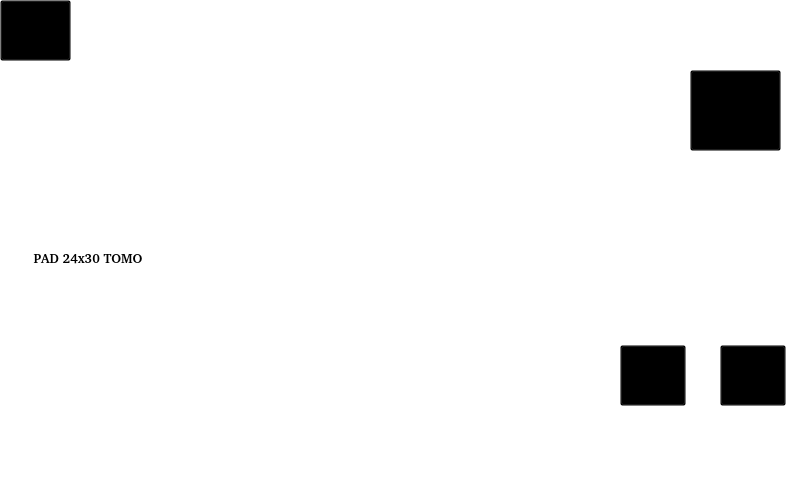
<?xml version="1.0" encoding="UTF-8"?>
<ui version="4.0">
 <class>analogUI</class>
 <widget class="QWidget" name="analogUI">
  <property name="geometry">
   <rect>
    <x>0</x>
    <y>0</y>
    <width>800</width>
    <height>480</height>
   </rect>
  </property>
  <property name="windowTitle">
   <string notr="true">Form</string>
  </property>
  <property name="styleSheet">
   <string notr="true">background-color:rgb(0,0,0,0);
background-image:url(:/paginaOperativaAnalogica/paginaOperativaAnalogica/backgroundOperativoAnalogico.png);</string>
  </property>
  <widget class="QFrame" name="ServicePanelMenuFrame">
   <property name="enabled">
    <bool>true</bool>
   </property>
   <property name="geometry">
    <rect>
     <x>0</x>
     <y>0</y>
     <width>800</width>
     <height>480</height>
    </rect>
   </property>
   <property name="styleSheet">
    <string notr="true">border-image: url(:/transparent.png);</string>
   </property>
   <property name="frameShape">
    <enum>QFrame::StyledPanel</enum>
   </property>
   <property name="frameShadow">
    <enum>QFrame::Raised</enum>
   </property>
   <widget class="QPushButton" name="exitButton">
    <property name="geometry">
     <rect>
      <x>0</x>
      <y>0</y>
      <width>71</width>
      <height>61</height>
     </rect>
    </property>
    <property name="text">
     <string/>
    </property>
   </widget>
   <widget class="QGraphicsView" name="comandi">
    <property name="enabled">
     <bool>true</bool>
    </property>
    <property name="geometry">
     <rect>
      <x>164</x>
      <y>3</y>
      <width>473</width>
      <height>473</height>
     </rect>
    </property>
    <property name="sizePolicy">
     <sizepolicy hsizetype="Ignored" vsizetype="Ignored">
      <horstretch>0</horstretch>
      <verstretch>0</verstretch>
     </sizepolicy>
    </property>
    <property name="styleSheet">
     <string notr="true">background-image: url(:/paginaOperativaAnalogica/paginaOperativaAnalogica/pannelloComandi.png);</string>
    </property>
    <property name="frameShape">
     <enum>QFrame::NoFrame</enum>
    </property>
    <property name="frameShadow">
     <enum>QFrame::Plain</enum>
    </property>
    <property name="lineWidth">
     <number>0</number>
    </property>
    <property name="verticalScrollBarPolicy">
     <enum>Qt::ScrollBarAlwaysOff</enum>
    </property>
    <property name="horizontalScrollBarPolicy">
     <enum>Qt::ScrollBarAlwaysOff</enum>
    </property>
    <property name="backgroundBrush">
     <brush brushstyle="NoBrush">
      <color alpha="0">
       <red>0</red>
       <green>0</green>
       <blue>0</blue>
      </color>
     </brush>
    </property>
    <property name="foregroundBrush">
     <brush brushstyle="NoBrush">
      <color alpha="0">
       <red>0</red>
       <green>0</green>
       <blue>0</blue>
      </color>
     </brush>
    </property>
    <property name="sceneRect">
     <rectf>
      <x>0.000000000000000</x>
      <y>0.000000000000000</y>
      <width>473.000000000000000</width>
      <height>473.000000000000000</height>
     </rectf>
    </property>
    <property name="alignment">
     <set>Qt::AlignLeading|Qt::AlignLeft|Qt::AlignTop</set>
    </property>
    <property name="resizeAnchor">
     <enum>QGraphicsView::AnchorViewCenter</enum>
    </property>
   </widget>
   <widget class="QGraphicsView" name="spessore">
    <property name="geometry">
     <rect>
      <x>20</x>
      <y>70</y>
      <width>126</width>
      <height>126</height>
     </rect>
    </property>
    <property name="sizePolicy">
     <sizepolicy hsizetype="Ignored" vsizetype="Ignored">
      <horstretch>0</horstretch>
      <verstretch>0</verstretch>
     </sizepolicy>
    </property>
    <property name="styleSheet">
     <string notr="true">background-image: url(:/paginaOperativaAnalogica/paginaOperativaAnalogica/spessore.png);</string>
    </property>
    <property name="frameShape">
     <enum>QFrame::NoFrame</enum>
    </property>
    <property name="frameShadow">
     <enum>QFrame::Plain</enum>
    </property>
    <property name="lineWidth">
     <number>0</number>
    </property>
    <property name="verticalScrollBarPolicy">
     <enum>Qt::ScrollBarAlwaysOff</enum>
    </property>
    <property name="horizontalScrollBarPolicy">
     <enum>Qt::ScrollBarAlwaysOff</enum>
    </property>
    <property name="backgroundBrush">
     <brush brushstyle="NoBrush">
      <color alpha="0">
       <red>0</red>
       <green>0</green>
       <blue>0</blue>
      </color>
     </brush>
    </property>
    <property name="foregroundBrush">
     <brush brushstyle="NoBrush">
      <color alpha="0">
       <red>0</red>
       <green>0</green>
       <blue>0</blue>
      </color>
     </brush>
    </property>
    <property name="sceneRect">
     <rectf>
      <x>0.000000000000000</x>
      <y>0.000000000000000</y>
      <width>126.000000000000000</width>
      <height>126.000000000000000</height>
     </rectf>
    </property>
    <property name="alignment">
     <set>Qt::AlignLeading|Qt::AlignLeft|Qt::AlignTop</set>
    </property>
    <property name="resizeAnchor">
     <enum>QGraphicsView::AnchorViewCenter</enum>
    </property>
   </widget>
   <widget class="QGraphicsView" name="forza">
    <property name="geometry">
     <rect>
      <x>20</x>
      <y>285</y>
      <width>126</width>
      <height>126</height>
     </rect>
    </property>
    <property name="styleSheet">
     <string notr="true">background-image: url(:/paginaOperativaAnalogica/paginaOperativaAnalogica/forza.png);</string>
    </property>
    <property name="frameShape">
     <enum>QFrame::NoFrame</enum>
    </property>
    <property name="frameShadow">
     <enum>QFrame::Plain</enum>
    </property>
    <property name="lineWidth">
     <number>0</number>
    </property>
    <property name="verticalScrollBarPolicy">
     <enum>Qt::ScrollBarAlwaysOff</enum>
    </property>
    <property name="horizontalScrollBarPolicy">
     <enum>Qt::ScrollBarAlwaysOff</enum>
    </property>
    <property name="backgroundBrush">
     <brush brushstyle="NoBrush">
      <color alpha="0">
       <red>0</red>
       <green>0</green>
       <blue>0</blue>
      </color>
     </brush>
    </property>
    <property name="foregroundBrush">
     <brush brushstyle="NoBrush">
      <color alpha="0">
       <red>0</red>
       <green>0</green>
       <blue>0</blue>
      </color>
     </brush>
    </property>
    <property name="sceneRect">
     <rectf>
      <x>0.000000000000000</x>
      <y>0.000000000000000</y>
      <width>126.000000000000000</width>
      <height>126.000000000000000</height>
     </rectf>
    </property>
    <property name="alignment">
     <set>Qt::AlignLeading|Qt::AlignLeft|Qt::AlignTop</set>
    </property>
    <property name="resizeAnchor">
     <enum>QGraphicsView::AnchorViewCenter</enum>
    </property>
   </widget>
   <widget class="QFrame" name="sblocco">
    <property name="geometry">
     <rect>
      <x>715</x>
      <y>335</y>
      <width>81</width>
      <height>81</height>
     </rect>
    </property>
    <property name="styleSheet">
     <string notr="true">background-image: url(:/paginaOperativaAnalogica/paginaOperativaAnalogica/sblocco.png);</string>
    </property>
    <property name="frameShape">
     <enum>QFrame::StyledPanel</enum>
    </property>
    <property name="frameShadow">
     <enum>QFrame::Raised</enum>
    </property>
    <widget class="QPushButton" name="sblocco_compressore">
     <property name="geometry">
      <rect>
       <x>5</x>
       <y>10</y>
       <width>66</width>
       <height>61</height>
      </rect>
     </property>
     <property name="styleSheet">
      <string notr="true">background-image: url(:/transparent.png);</string>
     </property>
     <property name="text">
      <string/>
     </property>
    </widget>
   </widget>
   <widget class="QGraphicsView" name="kv">
    <property name="geometry">
     <rect>
      <x>360</x>
      <y>25</y>
      <width>126</width>
      <height>126</height>
     </rect>
    </property>
    <property name="styleSheet">
     <string notr="true">background-image: url(:/paginaOperativaAnalogica/paginaOperativaAnalogica/forza.png);</string>
    </property>
    <property name="frameShape">
     <enum>QFrame::NoFrame</enum>
    </property>
    <property name="frameShadow">
     <enum>QFrame::Plain</enum>
    </property>
    <property name="lineWidth">
     <number>0</number>
    </property>
    <property name="verticalScrollBarPolicy">
     <enum>Qt::ScrollBarAlwaysOff</enum>
    </property>
    <property name="horizontalScrollBarPolicy">
     <enum>Qt::ScrollBarAlwaysOff</enum>
    </property>
    <property name="backgroundBrush">
     <brush brushstyle="NoBrush">
      <color alpha="0">
       <red>0</red>
       <green>0</green>
       <blue>0</blue>
      </color>
     </brush>
    </property>
    <property name="foregroundBrush">
     <brush brushstyle="NoBrush">
      <color alpha="0">
       <red>0</red>
       <green>0</green>
       <blue>0</blue>
      </color>
     </brush>
    </property>
    <property name="sceneRect">
     <rectf>
      <x>0.000000000000000</x>
      <y>0.000000000000000</y>
      <width>473.000000000000000</width>
      <height>473.000000000000000</height>
     </rectf>
    </property>
    <property name="alignment">
     <set>Qt::AlignLeading|Qt::AlignLeft|Qt::AlignTop</set>
    </property>
   </widget>
   <widget class="QGraphicsView" name="proiezioni">
    <property name="geometry">
     <rect>
      <x>360</x>
      <y>155</y>
      <width>126</width>
      <height>126</height>
     </rect>
    </property>
    <property name="styleSheet">
     <string notr="true">background-image: url(:/paginaOperativaAnalogica/paginaOperativaAnalogica/forza.png);</string>
    </property>
    <property name="frameShape">
     <enum>QFrame::NoFrame</enum>
    </property>
    <property name="frameShadow">
     <enum>QFrame::Plain</enum>
    </property>
    <property name="lineWidth">
     <number>0</number>
    </property>
    <property name="verticalScrollBarPolicy">
     <enum>Qt::ScrollBarAlwaysOff</enum>
    </property>
    <property name="horizontalScrollBarPolicy">
     <enum>Qt::ScrollBarAlwaysOff</enum>
    </property>
    <property name="backgroundBrush">
     <brush brushstyle="NoBrush">
      <color alpha="0">
       <red>0</red>
       <green>0</green>
       <blue>0</blue>
      </color>
     </brush>
    </property>
    <property name="foregroundBrush">
     <brush brushstyle="NoBrush">
      <color alpha="0">
       <red>0</red>
       <green>0</green>
       <blue>0</blue>
      </color>
     </brush>
    </property>
    <property name="sceneRect">
     <rectf>
      <x>0.000000000000000</x>
      <y>0.000000000000000</y>
      <width>473.000000000000000</width>
      <height>473.000000000000000</height>
     </rectf>
    </property>
    <property name="alignment">
     <set>Qt::AlignLeading|Qt::AlignLeft|Qt::AlignTop</set>
    </property>
   </widget>
   <widget class="QGraphicsView" name="mAs">
    <property name="geometry">
     <rect>
      <x>355</x>
      <y>315</y>
      <width>126</width>
      <height>126</height>
     </rect>
    </property>
    <property name="styleSheet">
     <string notr="true">background-image: url(:/paginaOperativaAnalogica/paginaOperativaAnalogica/forza.png);</string>
    </property>
    <property name="frameShape">
     <enum>QFrame::NoFrame</enum>
    </property>
    <property name="frameShadow">
     <enum>QFrame::Plain</enum>
    </property>
    <property name="lineWidth">
     <number>0</number>
    </property>
    <property name="verticalScrollBarPolicy">
     <enum>Qt::ScrollBarAlwaysOff</enum>
    </property>
    <property name="horizontalScrollBarPolicy">
     <enum>Qt::ScrollBarAlwaysOff</enum>
    </property>
    <property name="backgroundBrush">
     <brush brushstyle="NoBrush">
      <color alpha="0">
       <red>0</red>
       <green>0</green>
       <blue>0</blue>
      </color>
     </brush>
    </property>
    <property name="foregroundBrush">
     <brush brushstyle="NoBrush">
      <color alpha="0">
       <red>0</red>
       <green>0</green>
       <blue>0</blue>
      </color>
     </brush>
    </property>
    <property name="sceneRect">
     <rectf>
      <x>0.000000000000000</x>
      <y>0.000000000000000</y>
      <width>473.000000000000000</width>
      <height>473.000000000000000</height>
     </rectf>
    </property>
    <property name="alignment">
     <set>Qt::AlignLeading|Qt::AlignLeft|Qt::AlignTop</set>
    </property>
   </widget>
   <widget class="QGraphicsView" name="options">
    <property name="geometry">
     <rect>
      <x>215</x>
      <y>175</y>
      <width>126</width>
      <height>126</height>
     </rect>
    </property>
    <property name="styleSheet">
     <string notr="true">background-image: url(:/paginaOperativaAnalogica/paginaOperativaAnalogica/forza.png);</string>
    </property>
    <property name="frameShape">
     <enum>QFrame::NoFrame</enum>
    </property>
    <property name="frameShadow">
     <enum>QFrame::Plain</enum>
    </property>
    <property name="lineWidth">
     <number>0</number>
    </property>
    <property name="verticalScrollBarPolicy">
     <enum>Qt::ScrollBarAlwaysOff</enum>
    </property>
    <property name="horizontalScrollBarPolicy">
     <enum>Qt::ScrollBarAlwaysOff</enum>
    </property>
    <property name="backgroundBrush">
     <brush brushstyle="NoBrush">
      <color alpha="0">
       <red>0</red>
       <green>0</green>
       <blue>0</blue>
      </color>
     </brush>
    </property>
    <property name="foregroundBrush">
     <brush brushstyle="NoBrush">
      <color alpha="0">
       <red>0</red>
       <green>0</green>
       <blue>0</blue>
      </color>
     </brush>
    </property>
    <property name="sceneRect">
     <rectf>
      <x>0.000000000000000</x>
      <y>0.000000000000000</y>
      <width>473.000000000000000</width>
      <height>473.000000000000000</height>
     </rectf>
    </property>
    <property name="alignment">
     <set>Qt::AlignLeading|Qt::AlignLeft|Qt::AlignTop</set>
    </property>
   </widget>
   <widget class="QFrame" name="pad">
    <property name="geometry">
     <rect>
      <x>15</x>
      <y>200</y>
      <width>141</width>
      <height>81</height>
     </rect>
    </property>
    <property name="styleSheet">
     <string notr="true">background-image: url(:/transparent.png);</string>
    </property>
    <property name="frameShape">
     <enum>QFrame::StyledPanel</enum>
    </property>
    <property name="frameShadow">
     <enum>QFrame::Raised</enum>
    </property>
    <widget class="QFrame" name="padpix">
     <property name="geometry">
      <rect>
       <x>20</x>
       <y>15</y>
       <width>101</width>
       <height>36</height>
      </rect>
     </property>
     <property name="styleSheet">
      <string notr="true">background-image: url(:/transparent.png);
border-image: url(:/Sym/Sym/pad.png);</string>
     </property>
     <property name="frameShape">
      <enum>QFrame::StyledPanel</enum>
     </property>
     <property name="frameShadow">
      <enum>QFrame::Raised</enum>
     </property>
    </widget>
    <widget class="QLabel" name="padname">
     <property name="geometry">
      <rect>
       <x>5</x>
       <y>45</y>
       <width>136</width>
       <height>26</height>
      </rect>
     </property>
     <property name="font">
      <font>
       <family>Bitstream Charter</family>
       <pointsize>10</pointsize>
       <weight>75</weight>
       <bold>true</bold>
      </font>
     </property>
     <property name="text">
      <string notr="true">PAD 24x30 TOMO</string>
     </property>
     <property name="alignment">
      <set>Qt::AlignCenter</set>
     </property>
    </widget>
   </widget>
   <widget class="QFrame" name="unlock_pad">
    <property name="geometry">
     <rect>
      <x>105</x>
      <y>430</y>
      <width>71</width>
      <height>36</height>
     </rect>
    </property>
    <property name="styleSheet">
     <string notr="true">background-image: url(:/transparent.png);
border-image: url(:/AlarmPage/AlarmPage/Unlocked_Pad.png);</string>
    </property>
    <property name="frameShape">
     <enum>QFrame::StyledPanel</enum>
    </property>
    <property name="frameShadow">
     <enum>QFrame::Raised</enum>
    </property>
   </widget>
   <widget class="QFrame" name="alarm_frame">
    <property name="geometry">
     <rect>
      <x>685</x>
      <y>65</y>
      <width>101</width>
      <height>96</height>
     </rect>
    </property>
    <property name="styleSheet">
     <string notr="true">
background-image:url(:/AlarmPage/AlarmPage/alarmPix.png)</string>
    </property>
    <property name="frameShape">
     <enum>QFrame::StyledPanel</enum>
    </property>
    <property name="frameShadow">
     <enum>QFrame::Raised</enum>
    </property>
    <widget class="QPushButton" name="alarm_butt">
     <property name="geometry">
      <rect>
       <x>5</x>
       <y>5</y>
       <width>91</width>
       <height>81</height>
      </rect>
     </property>
     <property name="styleSheet">
      <string notr="true">background-image: url(:/transparent.png);</string>
     </property>
     <property name="text">
      <string/>
     </property>
    </widget>
   </widget>
   <widget class="QFrame" name="unlock_compressor">
    <property name="geometry">
     <rect>
      <x>10</x>
      <y>425</y>
      <width>76</width>
      <height>46</height>
     </rect>
    </property>
    <property name="styleSheet">
     <string notr="true">background-image: url(:/transparent.png);
border-image: url(:/AlarmPage/AlarmPage/Unlocked_Compressor.png);</string>
    </property>
    <property name="frameShape">
     <enum>QFrame::StyledPanel</enum>
    </property>
    <property name="frameShadow">
     <enum>QFrame::Raised</enum>
    </property>
   </widget>
   <widget class="QFrame" name="frameAttesaDati">
    <property name="geometry">
     <rect>
      <x>125</x>
      <y>25</y>
      <width>26</width>
      <height>21</height>
     </rect>
    </property>
    <property name="styleSheet">
     <string notr="true">background-image: url(:/attesa.png);</string>
    </property>
    <property name="frameShape">
     <enum>QFrame::StyledPanel</enum>
    </property>
    <property name="frameShadow">
     <enum>QFrame::Raised</enum>
    </property>
   </widget>
   <widget class="QFrame" name="frameExposedCassette">
    <property name="geometry">
     <rect>
      <x>600</x>
      <y>0</y>
      <width>10</width>
      <height>10</height>
     </rect>
    </property>
    <property name="styleSheet">
     <string notr="true">background-image: url(:/transparent.png);</string>
    </property>
    <property name="frameShape">
     <enum>QFrame::StyledPanel</enum>
    </property>
    <property name="frameShadow">
     <enum>QFrame::Raised</enum>
    </property>
    <widget class="QFrame" name="frame_3">
     <property name="geometry">
      <rect>
       <x>10</x>
       <y>10</y>
       <width>61</width>
       <height>66</height>
      </rect>
     </property>
     <property name="styleSheet">
      <string notr="true">border-image: url(:/Sym/Sym/POTTER-BUCKY-NO_CASSETTA.png);</string>
     </property>
     <property name="frameShape">
      <enum>QFrame::StyledPanel</enum>
     </property>
     <property name="frameShadow">
      <enum>QFrame::Raised</enum>
     </property>
    </widget>
    <widget class="QFrame" name="frame_2">
     <property name="geometry">
      <rect>
       <x>15</x>
       <y>5</y>
       <width>36</width>
       <height>31</height>
      </rect>
     </property>
     <property name="styleSheet">
      <string notr="true">border-image: url(:/AlarmPage/AlarmPage/warningPix.png);</string>
     </property>
     <property name="frameShape">
      <enum>QFrame::StyledPanel</enum>
     </property>
     <property name="frameShadow">
      <enum>QFrame::Raised</enum>
     </property>
    </widget>
   </widget>
   <widget class="QFrame" name="frameMissingCassette">
    <property name="geometry">
     <rect>
      <x>690</x>
      <y>0</y>
      <width>10</width>
      <height>10</height>
     </rect>
    </property>
    <property name="styleSheet">
     <string notr="true">background-image: url(:/transparent.png);</string>
    </property>
    <property name="frameShape">
     <enum>QFrame::StyledPanel</enum>
    </property>
    <property name="frameShadow">
     <enum>QFrame::Raised</enum>
    </property>
    <widget class="QFrame" name="frame_7">
     <property name="geometry">
      <rect>
       <x>5</x>
       <y>10</y>
       <width>61</width>
       <height>71</height>
      </rect>
     </property>
     <property name="styleSheet">
      <string notr="true">border-image: url(:/Sym/Sym/POTTER-BUCKY_CASSETTE.png);</string>
     </property>
     <property name="frameShape">
      <enum>QFrame::StyledPanel</enum>
     </property>
     <property name="frameShadow">
      <enum>QFrame::Raised</enum>
     </property>
    </widget>
    <widget class="QFrame" name="frame_8">
     <property name="geometry">
      <rect>
       <x>15</x>
       <y>5</y>
       <width>36</width>
       <height>31</height>
      </rect>
     </property>
     <property name="styleSheet">
      <string notr="true">border-image: url(:/AlarmPage/AlarmPage/warningPix.png);</string>
     </property>
     <property name="frameShape">
      <enum>QFrame::StyledPanel</enum>
     </property>
     <property name="frameShadow">
      <enum>QFrame::Raised</enum>
     </property>
    </widget>
   </widget>
   <widget class="QFrame" name="frameInvalidPotter">
    <property name="geometry">
     <rect>
      <x>660</x>
      <y>0</y>
      <width>10</width>
      <height>10</height>
     </rect>
    </property>
    <property name="styleSheet">
     <string notr="true">background-image: url(:/transparent.png);</string>
    </property>
    <property name="frameShape">
     <enum>QFrame::StyledPanel</enum>
    </property>
    <property name="frameShadow">
     <enum>QFrame::Raised</enum>
    </property>
    <widget class="QFrame" name="frame_10">
     <property name="geometry">
      <rect>
       <x>15</x>
       <y>5</y>
       <width>66</width>
       <height>61</height>
      </rect>
     </property>
     <property name="styleSheet">
      <string notr="true">border-image: url(:/Sym/Sym/InvalidPotter.png);</string>
     </property>
     <property name="frameShape">
      <enum>QFrame::StyledPanel</enum>
     </property>
     <property name="frameShadow">
      <enum>QFrame::Raised</enum>
     </property>
    </widget>
    <widget class="QFrame" name="frame_11">
     <property name="geometry">
      <rect>
       <x>0</x>
       <y>0</y>
       <width>36</width>
       <height>31</height>
      </rect>
     </property>
     <property name="styleSheet">
      <string notr="true">border-image: url(:/AlarmPage/AlarmPage/warningPix.png);</string>
     </property>
     <property name="frameShape">
      <enum>QFrame::StyledPanel</enum>
     </property>
     <property name="frameShadow">
      <enum>QFrame::Raised</enum>
     </property>
    </widget>
   </widget>
   <widget class="QFrame" name="frameInvalidPad">
    <property name="geometry">
     <rect>
      <x>630</x>
      <y>0</y>
      <width>10</width>
      <height>10</height>
     </rect>
    </property>
    <property name="styleSheet">
     <string notr="true">background-image: url(:/transparent.png);</string>
    </property>
    <property name="frameShape">
     <enum>QFrame::StyledPanel</enum>
    </property>
    <property name="frameShadow">
     <enum>QFrame::Raised</enum>
    </property>
    <widget class="QFrame" name="frame_12">
     <property name="geometry">
      <rect>
       <x>0</x>
       <y>30</y>
       <width>86</width>
       <height>36</height>
      </rect>
     </property>
     <property name="styleSheet">
      <string notr="true">border-image: url(:/Sym/Sym/InvalidPad.png);</string>
     </property>
     <property name="frameShape">
      <enum>QFrame::StyledPanel</enum>
     </property>
     <property name="frameShadow">
      <enum>QFrame::Raised</enum>
     </property>
    </widget>
    <widget class="QFrame" name="frame_13">
     <property name="geometry">
      <rect>
       <x>0</x>
       <y>0</y>
       <width>36</width>
       <height>31</height>
      </rect>
     </property>
     <property name="styleSheet">
      <string notr="true">border-image: url(:/AlarmPage/AlarmPage/warningPix.png);</string>
     </property>
     <property name="frameShape">
      <enum>QFrame::StyledPanel</enum>
     </property>
     <property name="frameShadow">
      <enum>QFrame::Raised</enum>
     </property>
    </widget>
   </widget>
   <widget class="QFrame" name="frameMissingCompression">
    <property name="geometry">
     <rect>
      <x>100</x>
      <y>280</y>
      <width>46</width>
      <height>41</height>
     </rect>
    </property>
    <property name="styleSheet">
     <string notr="true">background-image: url(:/transparent.png);
border-image: url(:/AlarmPage/AlarmPage/warningPix.png);</string>
    </property>
    <property name="frameShape">
     <enum>QFrame::StyledPanel</enum>
    </property>
    <property name="frameShadow">
     <enum>QFrame::Raised</enum>
    </property>
   </widget>
   <widget class="QFrame" name="frameOpenDoor">
    <property name="geometry">
     <rect>
      <x>720</x>
      <y>0</y>
      <width>10</width>
      <height>10</height>
     </rect>
    </property>
    <property name="styleSheet">
     <string notr="true">background-image: url(:/transparent.png);</string>
    </property>
    <property name="frameShape">
     <enum>QFrame::StyledPanel</enum>
    </property>
    <property name="frameShadow">
     <enum>QFrame::Raised</enum>
    </property>
    <widget class="QFrame" name="frame_14">
     <property name="geometry">
      <rect>
       <x>0</x>
       <y>5</y>
       <width>61</width>
       <height>71</height>
      </rect>
     </property>
     <property name="styleSheet">
      <string notr="true">border-image: url(:/Sym/Sym/closed_door_pix.png);</string>
     </property>
     <property name="frameShape">
      <enum>QFrame::StyledPanel</enum>
     </property>
     <property name="frameShadow">
      <enum>QFrame::Raised</enum>
     </property>
    </widget>
    <widget class="QFrame" name="frame_15">
     <property name="geometry">
      <rect>
       <x>0</x>
       <y>5</y>
       <width>41</width>
       <height>31</height>
      </rect>
     </property>
     <property name="styleSheet">
      <string notr="true">border-image: url(:/AlarmPage/AlarmPage/warningPix.png);</string>
     </property>
     <property name="frameShape">
      <enum>QFrame::StyledPanel</enum>
     </property>
     <property name="frameShadow">
      <enum>QFrame::Raised</enum>
     </property>
    </widget>
   </widget>
   <widget class="QFrame" name="frameDetNotCalibrated">
    <property name="geometry">
     <rect>
      <x>175</x>
      <y>0</y>
      <width>71</width>
      <height>61</height>
     </rect>
    </property>
    <property name="styleSheet">
     <string notr="true">background-image: url(:/transparent.png);</string>
    </property>
    <property name="frameShape">
     <enum>QFrame::StyledPanel</enum>
    </property>
    <property name="frameShadow">
     <enum>QFrame::Raised</enum>
    </property>
    <widget class="QFrame" name="frame_16">
     <property name="geometry">
      <rect>
       <x>5</x>
       <y>0</y>
       <width>61</width>
       <height>56</height>
      </rect>
     </property>
     <property name="styleSheet">
      <string notr="true">border-image: url(:/Sym/Sym/DetNotCalib.png);</string>
     </property>
     <property name="frameShape">
      <enum>QFrame::StyledPanel</enum>
     </property>
     <property name="frameShadow">
      <enum>QFrame::Raised</enum>
     </property>
    </widget>
   </widget>
   <widget class="QFrame" name="frameTubeTemp">
    <property name="geometry">
     <rect>
      <x>665</x>
      <y>195</y>
      <width>121</width>
      <height>106</height>
     </rect>
    </property>
    <property name="styleSheet">
     <string notr="true">background-image: url(:/transparent.png);</string>
    </property>
    <property name="frameShape">
     <enum>QFrame::StyledPanel</enum>
    </property>
    <property name="frameShadow">
     <enum>QFrame::Raised</enum>
    </property>
    <widget class="QFrame" name="frame">
     <property name="geometry">
      <rect>
       <x>5</x>
       <y>5</y>
       <width>81</width>
       <height>51</height>
      </rect>
     </property>
     <property name="styleSheet">
      <string notr="true">border-image: url(:/tubo.png);</string>
     </property>
     <property name="frameShape">
      <enum>QFrame::StyledPanel</enum>
     </property>
     <property name="frameShadow">
      <enum>QFrame::Raised</enum>
     </property>
    </widget>
    <widget class="QLabel" name="tempAnode">
     <property name="geometry">
      <rect>
       <x>0</x>
       <y>55</y>
       <width>121</width>
       <height>26</height>
      </rect>
     </property>
     <property name="font">
      <font>
       <family>Bitstream Charter</family>
       <pointsize>10</pointsize>
       <weight>75</weight>
       <bold>true</bold>
      </font>
     </property>
     <property name="toolTip">
      <string notr="true"/>
     </property>
     <property name="statusTip">
      <string notr="true"/>
     </property>
     <property name="whatsThis">
      <string notr="true"/>
     </property>
     <property name="accessibleName">
      <string notr="true"/>
     </property>
     <property name="accessibleDescription">
      <string notr="true"/>
     </property>
     <property name="styleSheet">
      <string notr="true">color: rgb(255, 255, 255);</string>
     </property>
     <property name="text">
      <string notr="true">T-ANODE: ----</string>
     </property>
     <property name="alignment">
      <set>Qt::AlignLeading|Qt::AlignLeft|Qt::AlignVCenter</set>
     </property>
    </widget>
    <widget class="QLabel" name="tempShield">
     <property name="geometry">
      <rect>
       <x>0</x>
       <y>70</y>
       <width>121</width>
       <height>26</height>
      </rect>
     </property>
     <property name="font">
      <font>
       <family>Bitstream Charter</family>
       <pointsize>10</pointsize>
       <weight>75</weight>
       <bold>true</bold>
      </font>
     </property>
     <property name="toolTip">
      <string notr="true"/>
     </property>
     <property name="statusTip">
      <string notr="true"/>
     </property>
     <property name="whatsThis">
      <string notr="true"/>
     </property>
     <property name="accessibleName">
      <string notr="true"/>
     </property>
     <property name="accessibleDescription">
      <string notr="true"/>
     </property>
     <property name="styleSheet">
      <string notr="true">color: rgb(255, 255, 255);</string>
     </property>
     <property name="text">
      <string notr="true">T-SHIELD: ----</string>
     </property>
     <property name="alignment">
      <set>Qt::AlignLeading|Qt::AlignLeft|Qt::AlignVCenter</set>
     </property>
    </widget>
    <widget class="QFrame" name="frameTubeTempAlarm">
     <property name="geometry">
      <rect>
       <x>65</x>
       <y>5</y>
       <width>46</width>
       <height>41</height>
      </rect>
     </property>
     <property name="styleSheet">
      <string notr="true">background-image: url(:/transparent.png);
border-image: url(:/AlarmPage/AlarmPage/warningPix.png);</string>
     </property>
     <property name="frameShape">
      <enum>QFrame::StyledPanel</enum>
     </property>
     <property name="frameShadow">
      <enum>QFrame::Raised</enum>
     </property>
    </widget>
   </widget>
   <widget class="QFrame" name="frameProfileNotCalibrated">
    <property name="geometry">
     <rect>
      <x>140</x>
      <y>45</y>
      <width>61</width>
      <height>56</height>
     </rect>
    </property>
    <property name="styleSheet">
     <string notr="true">border-image: url(:/Sym/Sym/ProfileNotCalib.png);
background-image: url(:/Sym/Sym/Transparent.png);</string>
    </property>
    <property name="frameShape">
     <enum>QFrame::StyledPanel</enum>
    </property>
    <property name="frameShadow">
     <enum>QFrame::Raised</enum>
    </property>
   </widget>
   <widget class="QFrame" name="manColliFrame">
    <property name="geometry">
     <rect>
      <x>615</x>
      <y>335</y>
      <width>96</width>
      <height>76</height>
     </rect>
    </property>
    <property name="styleSheet">
     <string notr="true">border-image: url(:/Sym/Sym/ManualColliSym.png);
background-image: url(:/transparent.png);</string>
    </property>
    <property name="frameShape">
     <enum>QFrame::StyledPanel</enum>
    </property>
    <property name="frameShadow">
     <enum>QFrame::Raised</enum>
    </property>
    <widget class="QPushButton" name="manualColliButton">
     <property name="geometry">
      <rect>
       <x>5</x>
       <y>10</y>
       <width>66</width>
       <height>61</height>
      </rect>
     </property>
     <property name="styleSheet">
      <string notr="true">border-image: url(:/transparent.png);</string>
     </property>
     <property name="text">
      <string/>
     </property>
    </widget>
   </widget>
   <widget class="QGraphicsView" name="manualColliPanel">
    <property name="geometry">
     <rect>
      <x>505</x>
      <y>200</y>
      <width>131</width>
      <height>126</height>
     </rect>
    </property>
    <property name="styleSheet">
     <string notr="true">background-image: url(:/paginaOperativaAnalogica/paginaOperativaAnalogica/forza.png);</string>
    </property>
    <property name="frameShape">
     <enum>QFrame::NoFrame</enum>
    </property>
    <property name="frameShadow">
     <enum>QFrame::Plain</enum>
    </property>
    <property name="lineWidth">
     <number>0</number>
    </property>
    <property name="verticalScrollBarPolicy">
     <enum>Qt::ScrollBarAlwaysOff</enum>
    </property>
    <property name="horizontalScrollBarPolicy">
     <enum>Qt::ScrollBarAlwaysOff</enum>
    </property>
    <property name="backgroundBrush">
     <brush brushstyle="NoBrush">
      <color alpha="0">
       <red>0</red>
       <green>0</green>
       <blue>0</blue>
      </color>
     </brush>
    </property>
    <property name="foregroundBrush">
     <brush brushstyle="NoBrush">
      <color alpha="0">
       <red>0</red>
       <green>0</green>
       <blue>0</blue>
      </color>
     </brush>
    </property>
    <property name="sceneRect">
     <rectf>
      <x>0.000000000000000</x>
      <y>0.000000000000000</y>
      <width>473.000000000000000</width>
      <height>473.000000000000000</height>
     </rectf>
    </property>
    <property name="alignment">
     <set>Qt::AlignLeading|Qt::AlignLeft|Qt::AlignTop</set>
    </property>
   </widget>
  </widget>
 </widget>
 <resources/>
 <connections/>
</ui>
